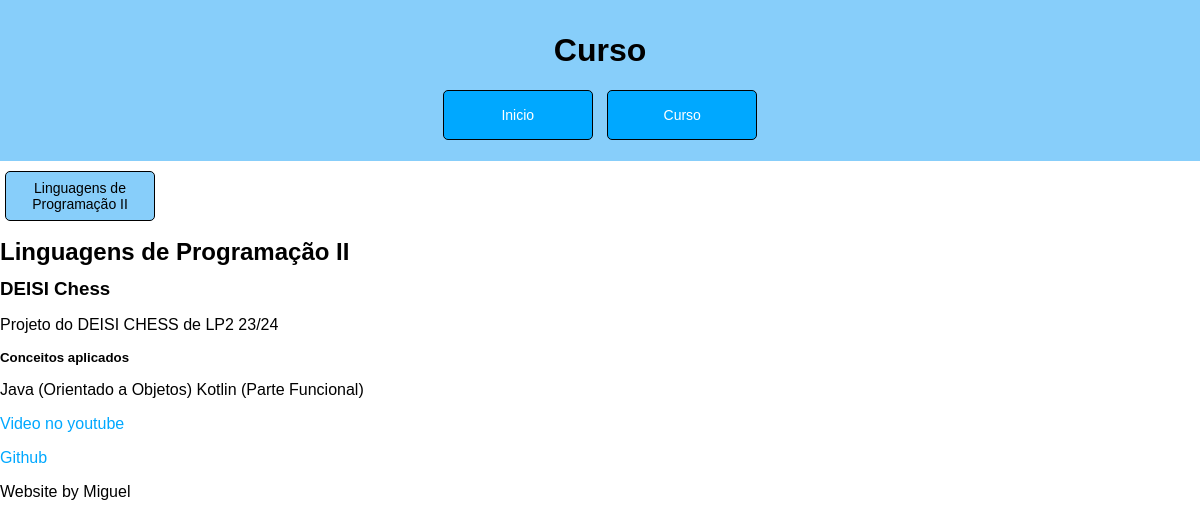
Screenshot of /ensinosuperior/projeto/1/ with the database file from the repository.
### ensinosuperior/models.py (models this page shows)
class Projeto (models.Model):
    nome = models.CharField(max_length = 100)
    descricao = models.TextField(blank = True, null = True)
    conceitos_aplicados = models.TextField(blank = True, null = True)
    link_video = models.URLField(max_length = 200, null = True)
    link_github = models.URLField(max_length = 200, null = True)
    disciplina = models.OneToOneField(Disciplina, on_delete=models.CASCADE, related_name = 'projeto',null = True)
    def __str__(self):
        return f'{self.nome}'

class Disciplina (models.Model):
    nome = models.CharField(max_length = 100)
    ramo = models.CharField(max_length = 100)
    ano =  models.IntegerField()
    semestre = models.CharField(max_length = 15)
    ects = models.IntegerField()
    horas_contacto = models.CharField(max_length = 10)
    curricularIUnitReadableCode = models.CharField(max_length = 100)
    cursos = models.ManyToManyField(Curso, related_name = 'disciplinas')
    area_cientifica = models.ForeignKey(AreaCientifica, on_delete = models.CASCADE, related_name = 'disciplinas', null = True)
    def __str__(self):
        return f'{self.nome}'

### ensinosuperior/views.py (the view)
# urls.py: path('projeto/<int:projeto_id>/', views.projeto_view, name="projeto"),
def projeto_view(request, projeto_id):
    context = {
        'projeto': Projeto.objects.get(id=projeto_id)
    }
    return render(request, "ensinosuperior/projeto.html", context)

### ensinosuperior/templates/ensinosuperior/projeto.html (shortened to what this page needs)
{% extends 'ensinosuperior/layout.html' %}
{% block content %}
    <nav>
        <a href="{% url 'ensinosuperior:disciplina' projeto.disciplina.id %}"><Button>{{ projeto.disciplina }}</Button></a>
    </nav>
    <h2>{{projeto.disciplina}}</h2>
    <h3>{{ projeto }}</h3>
    <p>{{projeto.descricao}}</p>
    <h5>Conceitos aplicados</h5>
    <p>{{projeto.conceitos_aplicados}}</p>
    <a href="{{projeto.link_video}}">Video no youtube</a>
    <a href="{{projeto.link_github}}">Github</a>
{% endblock %}

### ensinosuperior/static/ensinosuperior/estilos.css (style rules this page uses)
body { background-color: #ffffff; color: #000000; font-family: Arial, sans-serif; margin: 0; padding: 0; }
h1, h2, h3, h4, h5, h6 { color: #000000; margin: 0.5em 0; }
p { color: #000000; margin: 1em 0; }
a { color: #00A8FF; text-decoration: none; }
button { background-color: #87CEFA; color: #000000; border: 1px solid #000000; padding: 0.5em 1em; cursor: pointer; transition: background-color 0.3s ease, color 0.3s ease; width: 150px; height: 50px; border-radius: 5px; display: inline-flex; align-items: center; justify-content: center; text-align: center; margin: 5px; font-size: 14px; }

### rows the page displays
Projeto: disciplina "Linguagens de Programação II", nome "DEISI Chess", descricao "Projeto do DEISI CHESS de LP2 23/24", conceitos_aplicados "Java (Orientado a Objetos) Kotlin (Parte Funcional)"
